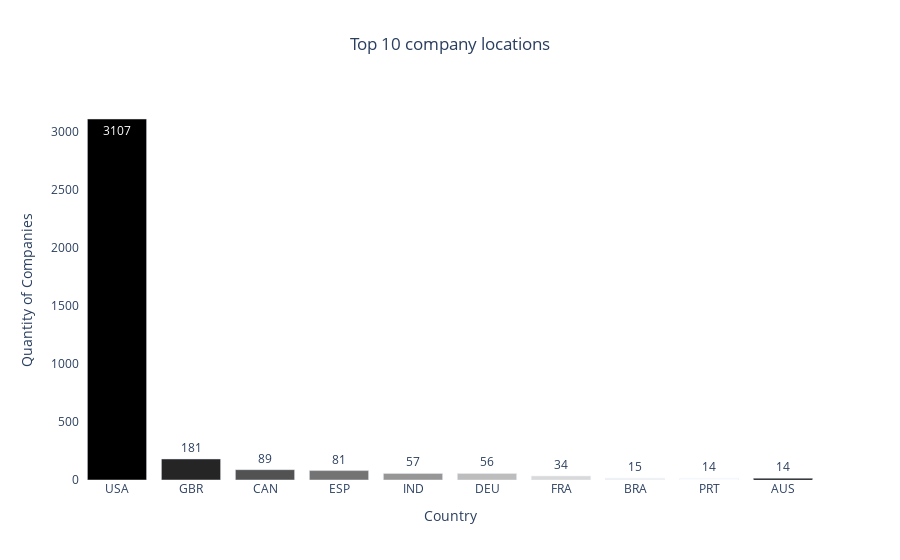

This figure's notebook cell:
### Code cell
# Apply a custom function to a column of a pandas DataFrame to categorize countries
# based on their continent, and get the top 10 most common categories
company_location = (
    df["company_location"]
    .apply(categorize_country)
    .value_counts()
    .sort_values(ascending=False)
)[0:10]

# Create a bar chart using plotly
data = [
    go.Bar(
        x=company_location.index,
        y=company_location.values,
        marker=dict(color=list(reversed(colors.sequential.Greys))),
        text=company_location.values,
        textposition="auto",
    )
]

# Define the layout of the plot
layout = go.Layout(
    title={"text": "Top 10 company locations", "x": 0.5},
    plot_bgcolor="white",
    paper_bgcolor="white",
    xaxis=dict(title="Country"),
    yaxis=dict(title="Quantity of Companies"),
)

# Create the plot
fig = go.Figure(data=data, layout=layout)

# Show the plot
fig.show()

### Figure 1 — Plotly figure (JSON) as saved in the notebook; plotly's stock layout.template omitted (floating-point values rounded to 4 significant figures)
{"data": [{"marker": {"color": ["rgb(0,0,0)", "rgb(37,37,37)", "rgb(82,82,82)", "rgb(115,115,115)", "rgb(150,150,150)", "rgb(189,189,189)", "rgb(217,217,217)", "rgb(240,240,240)", "rgb(255,255,255)"]}, "text": [3107, 181, 89, 81, 57, 56, 34, 15, 14, 14], "textposition": "auto", "type": "bar", "x": ["USA", "GBR", "CAN", "ESP", "IND", "DEU", "FRA", "BRA", "PRT", "AUS"], "y": [3107, 181, 89, 81, 57, 56, 34, 15, 14, 14]}], "layout": {"paper_bgcolor": "white", "plot_bgcolor": "white", "title": {"text": "Top 10 company locations", "x": 0.5}, "xaxis": {"title": {"text": "Country"}}, "yaxis": {"title": {"text": "Quantity of Companies"}}}}
